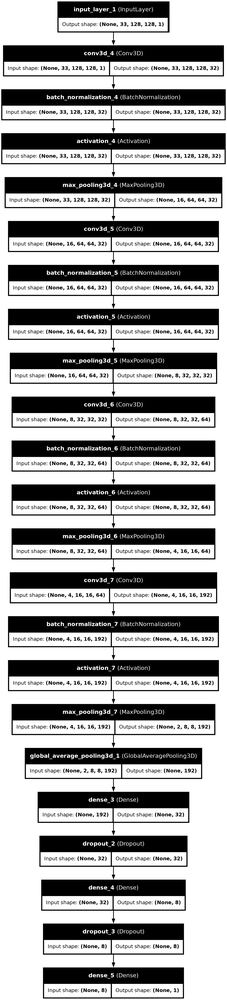
#> input picture models/v2/model_v2_tuner.png, 227 x 1000 px, shrunk from 1767 x 7781 before the run, found by its file name
$ python split_model_image.py
#> lines starting #> are read from the running program, lines starting #| are printed output that depends on the picture
from PIL import Image

def split_image(image_path, output_folder, num_splits):
#> called with image_path = 'models/v2/model_v2_tuner.png', output_folder = 'models/v2/splitted_image_tuner', num_splits = 4
    img = Image.open(image_path)
#> img is the input picture: PIL image 227x1000 RGBA; mean R, G, B, A 164.2, 164.2, 164.2, 255

    width, height = img.size
#> width = 227; height = 1000

    split_height = height // num_splits
#> split_height = 250

    for i in range(num_splits):
        # Define the bounding box for the current split
        left = 0
        top = i * split_height
        right = width
        bottom = (i + 1) * split_height if i != num_splits - 1 else height

        img_cropped = img.crop((left, top, right, bottom))

        img_cropped.save(f"{output_folder}/image_part_{i + 1}.png")
#> this loop made 4 passes
#> pass 1, in split_image, `img_cropped = img.crop((left, top, right, bottom))`:
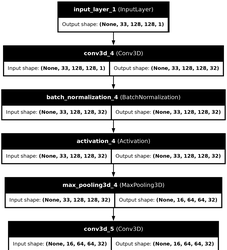
#> img_cropped: PIL image 227x250 RGBA; mean R, G, B, A 155.8, 155.8, 155.8, 255; transparent parts drawn white
#> pass 2, in split_image, `img_cropped = img.crop((left, top, right, bottom))`:
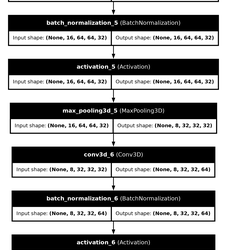
#> img_cropped: PIL image 227x250 RGBA; mean R, G, B, A 154.5, 154.5, 154.5, 255; transparent parts drawn white
#> pass 3, in split_image, `img_cropped = img.crop((left, top, right, bottom))`:
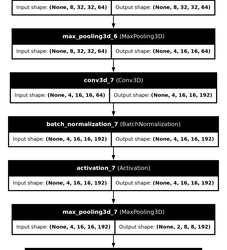
#> img_cropped: PIL image 227x250 RGBA; mean R, G, B, A 164.6, 164.6, 164.6, 255; transparent parts drawn white
#> after the loop:
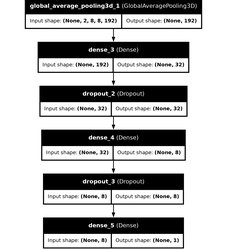
#> img_cropped: PIL image 227x250 RGBA; mean R, G, B, A 182, 182, 182, 254.9; transparent parts drawn white

    print(f"Image split into {num_splits} parts and saved in {output_folder}")

image_path = "models/v2/model_v2_tuner.png"
output_folder = "models/v2/splitted_image_tuner"
num_splits = 4

split_image(image_path, output_folder, num_splits)

$ run again, with models/v2/model_v2_metrics.png copied over models/v2/model_v2_tuner.png
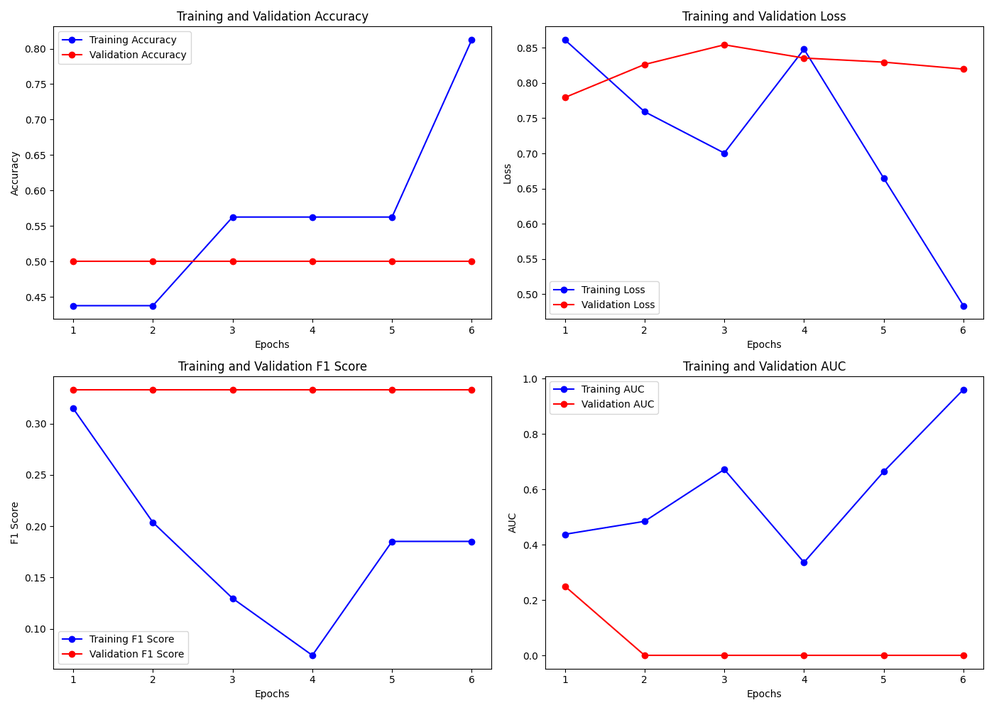
#> input picture models/v2/model_v2_metrics.png, 994 x 710 px, shrunk from 1400 x 1000 before the run, found by its file name
#> in split_image, img is the input picture: PIL image 994x710 RGBA; mean R, G, B, A 249.4, 248.2, 249.8, 255
#> the loop in split_image, `for i in range(num_splits):` made 4 passes
#> pass 1, in split_image, `img_cropped = img.crop((left, top, right, bottom))`:
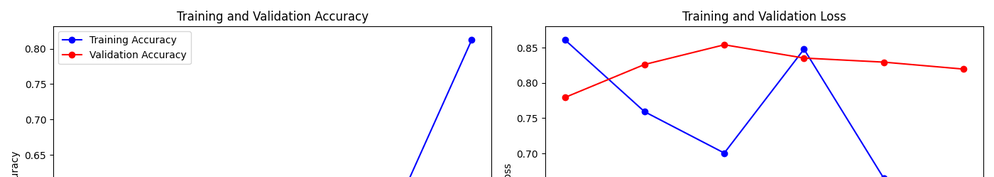
#> img_cropped: PIL image 994x177 RGBA; mean R, G, B, A 248.7, 247.5, 249.1, 255
#> after the loop in split_image, `for i in range(num_splits):`:
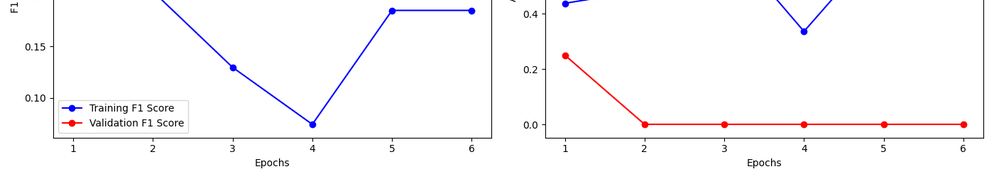
#> img_cropped: PIL image 994x179 RGBA; mean R, G, B, A 250.2, 249, 250.4, 255

$ run again, with models/v2/model_v2_metrics_tuner.png copied over models/v2/model_v2_tuner.png
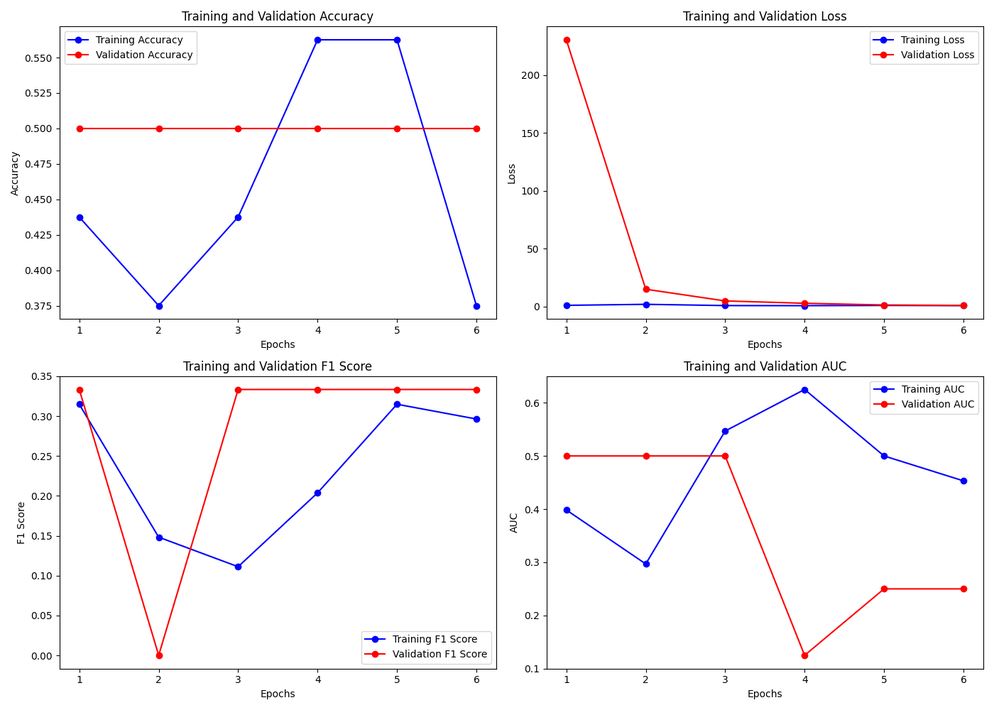
#> input picture models/v2/model_v2_metrics_tuner.png, 994 x 710 px, shrunk from 1400 x 1000 before the run, found by its file name
#> in split_image, img is the input picture: PIL image 994x710 RGBA; mean R, G, B, A 249.5, 247.9, 249.4, 255
#> the loop in split_image, `for i in range(num_splits):` made 4 passes
#> pass 1, in split_image, `img_cropped = img.crop((left, top, right, bottom))`:
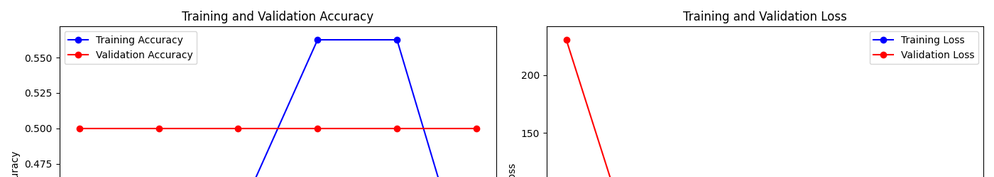
#> img_cropped: PIL image 994x177 RGBA; mean R, G, B, A 248.8, 247.2, 248.3, 255
#> after the loop in split_image, `for i in range(num_splits):`:
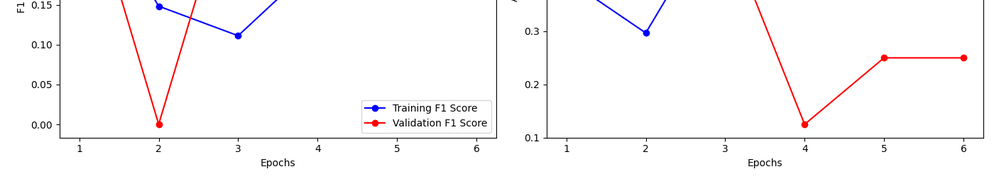
#> img_cropped: PIL image 994x179 RGBA; mean R, G, B, A 250.8, 249.2, 250, 255
